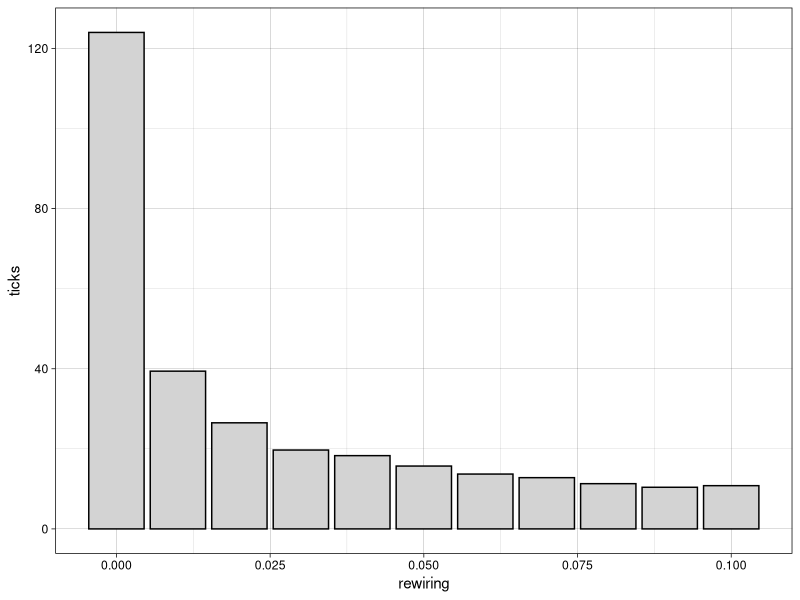
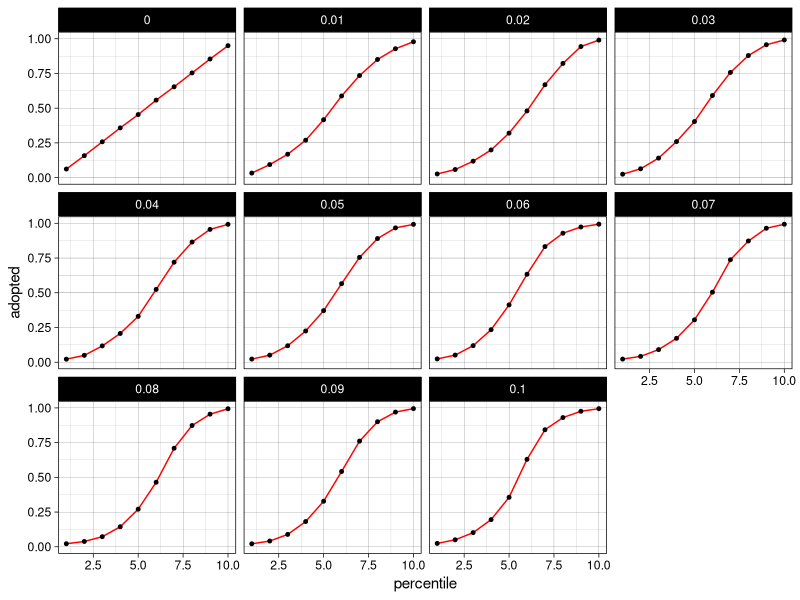

These figures' R source, in order:
## ---- chunk 1
library('ggplot2')
setwd('/Users/marijnkeijzer/SURFdrive/nnc/ABM101')

   # read in raw data frame, note that we skip the first 6 lines containing contextual information
raw.df <- read.csv('diffusion experiment-table.csv',header=T,skip=6)

   # transform the absolute number of turtles that adopted the trait to a proportion
raw.df$count.turtles.with..color...green. <- raw.df$count.turtles.with..color...green. / raw.df$number.of.nodes
## ---- chunk 2
DiffusionPercentiles <- function(Data=raw.df,Definition=10){
  df <- data.frame(id=c(99),rewiring=c(99),ticks=c(99),percentile=c(99),adopted=c(99))
  iterator <- 1
  
  for(i in unique(Data$X.run.number.)){
    increment <- max(Data$X.step.[Data$X.run.number==i]) * 1 / Definition
    
    for(j in 1:Definition){
      df[iterator,] <- c(
        i,
        Data$rewiring.proportion[Data$X.run.number.==i][1],
        max(Data$X.step.[Data$X.run.number.==i]),
        j,
        mean(Data$count.turtles.with..color...green.[(Data$X.step. > 0 - increment + increment * j) & Data$X.step. < increment * j & Data$X.run.number. == i]))
      iterator <- iterator + 1
    }
  }
  return(df)
}

  # and actually run the function:
df <- DiffusionPercentiles(Definition=10)
## ---- chunk 3
ggplot(data=df,aes(x=rewiring,y=ticks)) +
  stat_summary(geom="bar", fun.y=mean, col='black',fill='lightgrey') +
  stat_summary(geom="errorbar", fun.data=mean_cl_normal,width=.002,col='red') +
  theme_linedraw()
## ---- chunk 4
ggplot(data=df,aes(x=percentile,y=adopted)) +
  stat_summary(geom="line", fun.y=mean,col='red') +
  stat_summary(geom="errorbar", fun.data=mean_cl_normal,width=.5,col='red') +
  stat_summary(geom="point", fun.y=mean,size=1) +
  facet_wrap(rewiring ~ .,nrow=3) +
  ylim(0,1) +
  theme_linedraw()
